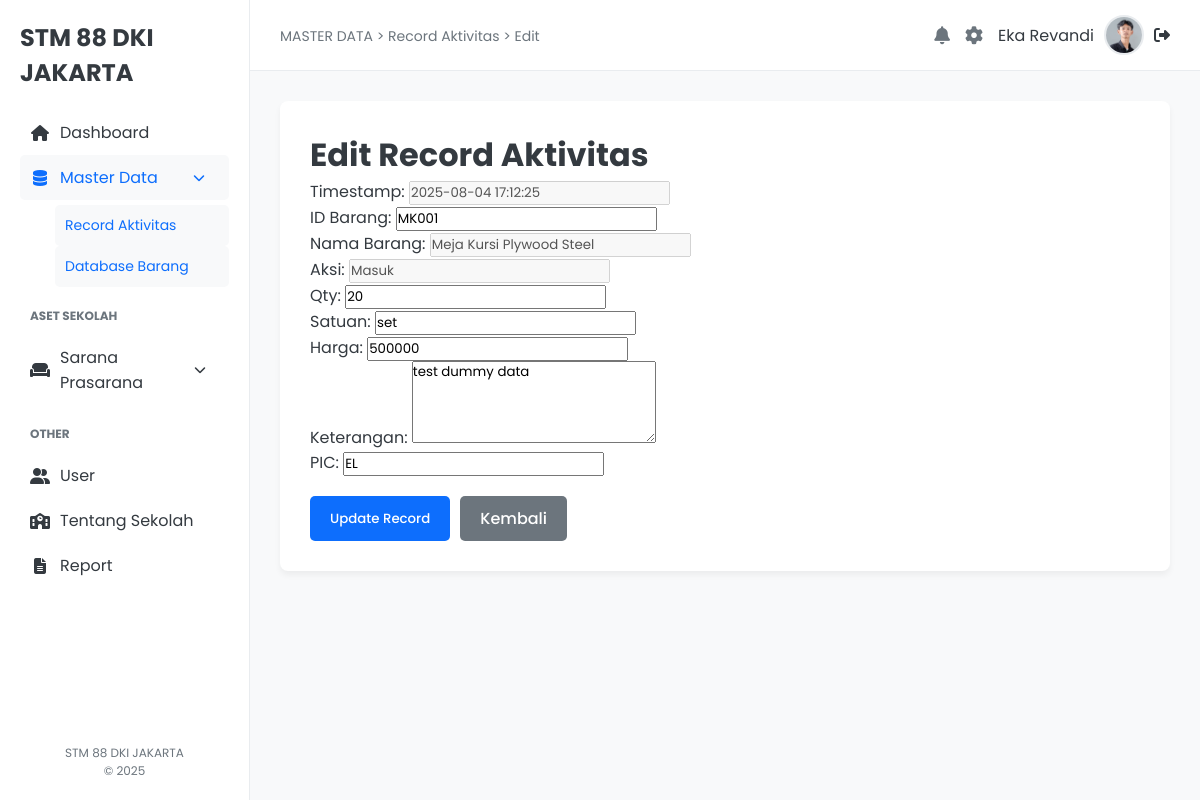
The page /edit_record.php?id=STM88/IN/20250805/0002 (signed in) on the database its author committed.
### tables this page shows
CREATE TABLE `user` (
  `id_user` int(10) UNSIGNED NOT NULL,
  `username` varchar(50) NOT NULL,
  `nama` varchar(100) NOT NULL,
  `password` varchar(255) NOT NULL,
  `email` varchar(100) NOT NULL,
  `no_hp` varchar(15) NOT NULL,
  `status` enum('admin','user') NOT NULL,
  `profile_pic` varchar(255) DEFAULT 'default-user.png'
);

CREATE TABLE `aksi_barang` (
  `id_aksi` varchar(50) NOT NULL,
  `timestamp` timestamp NOT NULL DEFAULT current_timestamp(),
  `id_barang` varchar(10) DEFAULT NULL,
  `qty` int(10) UNSIGNED NOT NULL,
  `satuan` varchar(20) NOT NULL,
  `harga` int(11) UNSIGNED NOT NULL,
  `total_harga` int(11) UNSIGNED NOT NULL,
  `aksi` enum('Masuk','Keluar','Rusak') NOT NULL,
  `keterangan` varchar(255) DEFAULT NULL,
  `pic` varchar(100) DEFAULT NULL
);

CREATE TABLE `barang` (
  `id_barang` varchar(10) NOT NULL,
  `nama_barang` varchar(100) NOT NULL,
  `deskripsi` varchar(255) DEFAULT NULL,
  `satuan_unit` enum('pcs','botol','lembar','unit','buah','set') NOT NULL
);

### edit_record.php (the view, shortened to what this page needs)
<?php
include 'koneksi.php';
$username = $_SESSION['username'];
$stmt_user = $conn->prepare("SELECT nama, profile_pic FROM user WHERE username = ?");
$stmt_user->bind_param("s", $username);
$stmt_user->execute();
$result_user = $stmt_user->get_result();
$user_data = $result_user->fetch_assoc();
$conn = new mysqli("localhost", "root", "", "inventori_sekolah_88");
$timestamp = '';
$id_barang = '';
$nama_barang = '';
$qty = '';
$satuan = '';
$harga = '';
$aksi = '';
$keterangan = '';
$pic = '';
if (isset($_GET['id'])) {
    $id_aksi_get = $conn->real_escape_string($_GET['id']);
    $query = "SELECT aksi.id_aksi, aksi.timestamp, aksi.id_barang, barang.nama_barang,
                     aksi.qty, aksi.satuan, aksi.harga, aksi.total_harga,
                     aksi.aksi, aksi.keterangan, aksi.pic
              FROM aksi_barang AS aksi
              JOIN barang AS barang ON aksi.id_barang = barang.id_barang
              WHERE aksi.id_aksi = '$id_aksi_get'";
    $result = $conn->query($query);
    if ($result->num_rows > 0) {
        $row = $result->fetch_assoc();
        $timestamp = $row['timestamp'];
        $id_barang = $row['id_barang'];
        $nama_barang = $row['nama_barang'];
        $qty = $row['qty'];
        $satuan = $row['satuan'];
        $harga = $row['harga'];
        $aksi = $row['aksi'];
        $keterangan = $row['keterangan'];
        $pic = $row['pic'];
    } else {
        $error = "Record tidak ditemukan.";
    }
} else {
    header("Location: record.php");
    exit();
}
?>
<!DOCTYPE html>
<html lang="id">
<head>
    <link rel="stylesheet" href="style/style.css">
    <link rel="stylesheet" href="https://cdnjs.cloudflare.com/ajax/libs/font-awesome/6.5.2/css/all.min.css">
</head>
<body>
    <div class="dashboard-container">
        <aside class="sidebar">
            <div class="sidebar-header">
                <div class="logo">STM 88 DKI JAKARTA</div>
            </div>
            <nav class="sidebar-nav">
                <ul class="main-menu">
                    <li class="menu-item">
                        <a href="index.php"><i class="fas fa-home"></i>Dashboard</a>
                    </li>
                    <li class="menu-item active dropdown">
                        <a href="#"><i class="fas fa-database"></i>Master Data <i class="fas fa-chevron-down dropdown-arrow"></i></a>
                        <ul class="submenu">
                            <li class="active"><a href="record.php">Record Aktivitas</a></li>
                            <li><a href="database.php">Database Barang</a></li>
                        </ul>
                    </li>
                </ul>
                <h3>ASET SEKOLAH</h3>
                <ul class="main-menu">
                    <li class="menu-item dropdown">
                        <a href="#"><i class="fas fa-couch"></i>Sarana Prasarana <i class="fas fa-chevron-down dropdown-arrow"></i></a>
                    </li>
                </ul>
                <h3>OTHER</h3>
                <ul class="main-menu">
                    <li class="menu-item">
                        <a href="user.php"><i class="fas fa-user-friends"></i>User</a>
                    </li>
                    <li class="menu-item">
                        <a href="sekolah.php"><i class="fa-solid fa-school"></i>Tentang Sekolah</a>
                    </li>
                    <li class="menu-item">
                        <a href="#"><i class="fas fa-file-alt"></i>Report</a>
                    </li>
                </ul>
            </nav>
            <div class="sidebar-footer">
                <p>STM 88 DKI JAKARTA</p>
                <p>&copy; 2025</p>
            </div>
        </aside>
        <main class="main-content">
            <header class="top-bar">
                <div class="top-bar-left">
                    <span class="breadcrumb">MASTER DATA > Record Aktivitas > Edit</span>
                </div>
                <div class="top-bar-right">
                    <a href="#" class="icon-link"><i class="fas fa-bell"></i></a>
                    <a href="profile.php" class="icon-link" title="Pengaturan Profil"><i class="fas fa-cog"></i></a>
                    <div class="user-profile">
                        <span><?php echo htmlspecialchars($user_data['nama']); ?></span>
                        <img src="assets/<?php echo htmlspecialchars($user_data['profile_pic']); ?>" alt="User Profile">
                        <a href="logout.php" title="Logout" class="logout-link"><i class="fas fa-sign-out-alt"></i></a>
                    </div>
                </div>
            </header>
            <div class="content-wrapper">
                <div class="form-edit-container">
                    <h1>Edit Record Aktivitas</h1>
                    <form action="edit_record.php" method="POST" class="form-edit">
                        <div class="form-group">
                            <label for="timestamp">Timestamp:</label>
                            <input type="text" name="timestamp" id="timestamp" value="<?= htmlspecialchars($timestamp) ?>" disabled>
                        </div>
                        <div class="form-group">
                            <label for="id_barang">ID Barang:</label>
                            <input type="text" name="id_barang" id="id_barang" value="<?= htmlspecialchars($id_barang) ?>" required>
                        </div>
                        <div class="form-group">
                            <label for="nama_barang">Nama Barang:</label>
                            <input type="text" name="nama_barang" id="nama_barang" value="<?= htmlspecialchars($nama_barang) ?>" disabled>
                        </div>
                        <div class="form-group">
                            <label for="aksi">Aksi:</label>
                            <input type="text" name="aksi" id="aksi" value="<?= htmlspecialchars($aksi) ?>" disabled>
                        </div>
                        <div class="form-group">
                            <label for="qty">Qty:</label>
                            <input type="number" name="qty" id="qty" value="<?= htmlspecialchars($qty) ?>" required>
                        </div>
                        <div class="form-group">
                            <label for="satuan">Satuan:</label>
                            <input type="text" name="satuan" id="satuan" value="<?= htmlspecialchars($satuan) ?>" required>
                        </div>
                        <div class="form-group">
                            <label for="harga">Harga:</label>
                            <input type="number" name="harga" id="harga" value="<?= htmlspecialchars($harga) ?>" required>
                        </div>
                        <div class="form-group">
                            <label for="keterangan">Keterangan:</label>
                            <textarea name="keterangan" id="keterangan" rows="4"><?= htmlspecialchars($keterangan) ?></textarea>
                        </div>
                        <div class="form-group">
                            <label for="pic">PIC:</label>
                            <input type="text" name="pic" id="pic" value="<?= htmlspecialchars($pic) ?>" required>
                        </div>
                        <div class="btn-action-group">
                            <button type="submit" class="btn-update">Update Record</button>
                            <a href="record.php" class="btn-back">Kembali</a>
                        </div>
                    </form>
                </div>
            </div>
        </main>
    </div>
</body>
</html>

### style/style.css (style rules this page uses)
:root { --primary-color: #0d6efd; --secondary-color: #6c757d; --success-color: #28a745; --warning-color: #ffc107; --danger-color: #dc3545; --info-color: #17a2b8; --dark-color: #343a40; --light-bg-color: #f8f9fa; --white-color: #fff; --gray-color: #6c757d; --border-color: #e9ecef; --sidebar-width: 250px; }
* { box-sizing: border-box; margin: 0; padding: 0; font-family: 'Poppins', sans-serif; }
body { background-color: var(--light-bg-color); color: var(--dark-color); }
a { text-decoration: none; color: inherit; }
ul { list-style: none; }
.dashboard-container { display: flex; min-height: 100vh; }
.sidebar { width: var(--sidebar-width); background-color: var(--white-color); border-right: 1px solid var(--border-color); padding: 20px; display: flex; flex-direction: column; }
.sidebar-header { display: flex; align-items: center; margin-bottom: 20px; }
.logo { font-weight: 700; font-size: 24px; color: var(--dark-color); }
.sidebar-nav h3 { text-transform: uppercase; font-size: 12px; color: var(--gray-color); margin: 20px 0 10px; padding-left: 10px; }
.main-menu .menu-item a { display: flex; align-items: center; padding: 10px; border-radius: 5px; color: var(--dark-color); transition: background-color 0.2s ease; }
.main-menu .menu-item a:hover, .main-menu .menu-item.active a { background-color: var(--light-bg-color); color: var(--primary-color); }
.main-menu .menu-item a i { margin-right: 10px; width: 20px; text-align: center; }
.dropdown-arrow { margin-left: auto; font-size: 12px; transition: transform 0.2s ease; }
.submenu { padding-left: 35px; display: none; margin-top: 5px; }
.submenu li a { font-size: 14px; padding: 5px 10px; }
.menu-item.active .submenu { display: block; }
.sidebar-footer { margin-top: auto; font-size: 12px; color: var(--gray-color); text-align: center; }
.main-content { flex-grow: 1; }
.top-bar { display: flex; justify-content: space-between; align-items: center; padding: 15px 30px; background-color: var(--white-color); border-bottom: 1px solid var(--border-color); }
.breadcrumb { font-size: 14px; color: var(--gray-color); }
.top-bar-right { display: flex; align-items: center; gap: 15px; }
.icon-link { font-size: 18px; color: var(--gray-color); }
.user-profile { display: flex; align-items: center; gap: 10px; }
.user-profile img { width: 40px; height: 40px; border-radius: 50%; border: 2px solid var(--border-color); }
.content-wrapper { padding: 30px; }
.form-edit-container { width: 100%; max-width: 1200px; padding: 30px; background-color: var(--white-color); border-radius: 8px; box-shadow: 0 4px 6px rgba(0, 0, 0, 0.05); }
.btn-action-group { display: flex; gap: 10px; margin-top: 20px; flex-wrap: wrap; }
.btn-update, .btn-back { padding: 10px 20px; border: none; border-radius: 5px; cursor: pointer; font-weight: 500; transition: background-color 0.2s ease; text-align: center; }
.btn-update { background-color: var(--primary-color); color: var(--white-color); }
.btn-back { background-color: var(--secondary-color); color: var(--white-color); }

### rows shown on the page
user: nama "Eka Revandi", profile_pic (picture)
aksi_barang: timestamp "2025-08-04 17:12:25", id_barang "MK001", nama_barang "Meja Kursi Plywood Steel", aksi "Masuk", qty "20", satuan "set", harga "500000", keterangan "test dummy data", pic "EL"
